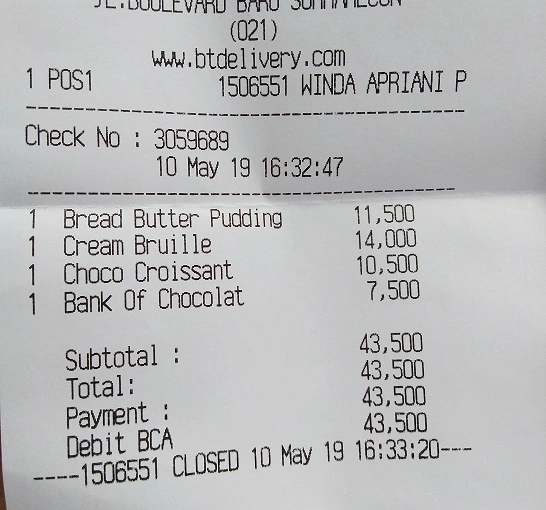
#> input picture OCRImg/struk1.png, 546 x 510 px, given in place of the camera
$ python webcamOCR.py
#> lines starting #> are read from the running program, lines starting #| are printed output that depends on the picture; after the words box and inside, x2 and y2 are one past the last pixel; in counts of white or black regions, pixels touching at a corner belong together
#> in main, frame is the input picture: shape (510, 546, 3); mean B, G, R 186, 185.3, 184.8
import cv2
import pytesseract
from pytesseract import Output
from PIL import Image
import numpy as np

# Konfigurasi path Tesseract (sesuaikan dengan sistem Anda)
# Untuk macOS/Linux
# pytesseract.pytesseract.tesseract_cmd = '/opt/homebrew/bin/tesseract'

# Untuk Windows
pytesseract.pytesseract.tesseract_cmd = r'C:\Program Files\Tesseract-OCR\tesseract.exe'

def preprocess_image(frame):
    """
    Preprocessing frame untuk meningkatkan kualitas deteksi teks.
    """
    # Konversi frame ke grayscale
    gray = cv2.cvtColor(frame, cv2.COLOR_BGR2GRAY)

    # Histogram Equalization untuk meningkatkan kontras
    gray = cv2.equalizeHist(gray)
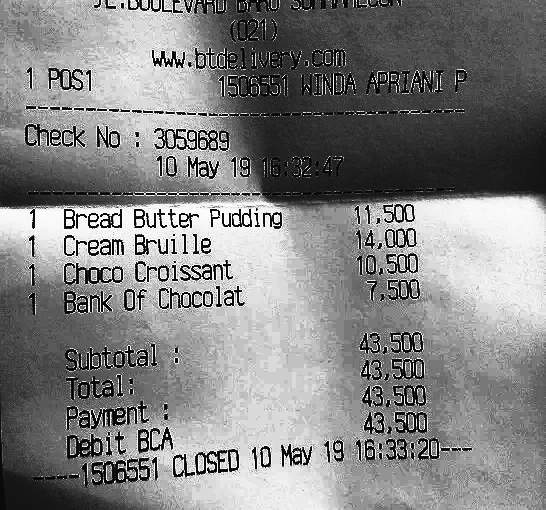
#> gray: shape (510, 546); min 0, max 255, mean 130.7

    # Gaussian Blurring untuk mengurangi noise
    blurred = cv2.GaussianBlur(gray, (5, 5), 0)
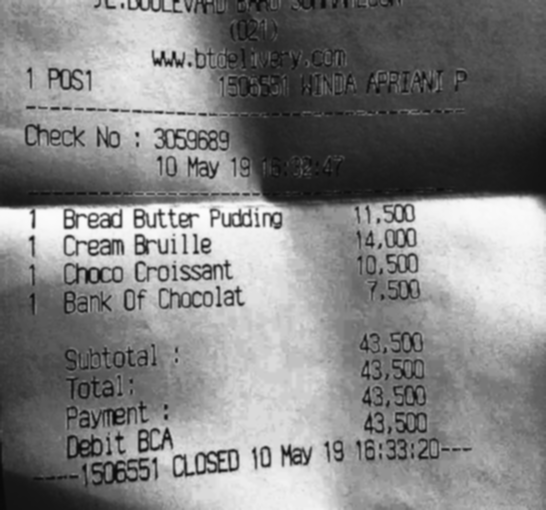
#> blurred: shape (510, 546); min 7, max 252, mean 130.7

    # Otsu's thresholding untuk menghasilkan citra biner
    _, binary = cv2.threshold(blurred, 0, 255, cv2.THRESH_BINARY + cv2.THRESH_OTSU)
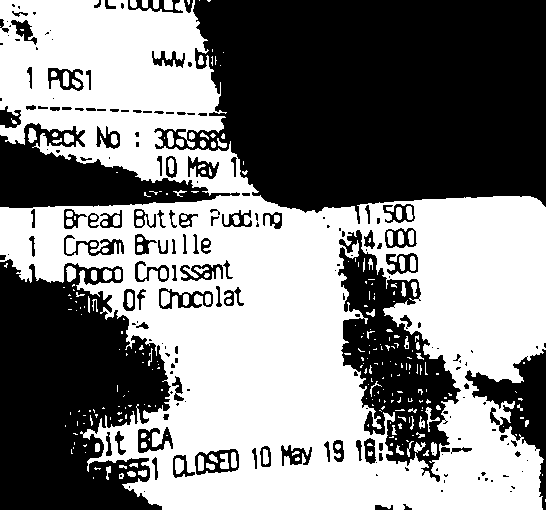
#> binary: shape (510, 546); 51.3% white; 197 black regions (97 under 20 px), largest, box (x1, y1, x2, y2) and area: (154, 0, 546, 224) 66740, (0, 259, 171, 510) 30961, (338, 230, 461, 482) 12827

    return binary

def process_frame(frame):
    """
    Proses frame dari webcam untuk ekstraksi teks dan mendapatkan kotak pembatas.
    """
    # Preprocessing frame
    processed_frame = preprocess_image(frame)

    # Konversi ke format PIL untuk digunakan oleh pytesseract
    pil_image = Image.fromarray(processed_frame)

    # Ekstraksi teks dan informasi kotak pembatas
    data = pytesseract.image_to_data(pil_image, output_type=Output.DICT, lang='eng')
    return data

def main():
    """
    Fungsi utama untuk membaca teks dari webcam secara real-time dan menandai teks yang terbaca.
    """
    # Buka webcam
    cap = cv2.VideoCapture(0)
    if not cap.isOpened():
        print("Tidak dapat membuka webcam")
        return

    print("Tekan 'q' untuk keluar.")

    while True:
        ret, frame = cap.read()
        if not ret:
            print("Tidak dapat membaca frame dari webcam")
            break

        # Proses frame untuk membaca teks dan mendapatkan informasi kotak pembatas
        data = process_frame(frame)

        # Gambar kotak pembatas untuk setiap kata yang terdeteksi
        n_boxes = len(data['text'])
        for i in range(n_boxes):
            if int(data['conf'][i]) > 0:  # Hanya menggambar kotak untuk kata yang terdeteksi dengan kepercayaan > 0
                (x, y, w, h) = (data['left'][i], data['top'][i], data['width'][i], data['height'][i])
                cv2.rectangle(frame, (x, y), (x + w, y + h), (0, 255, 0), 2)  # Gambar kotak hijau di sekitar kata
                cv2.putText(frame, data['text'][i], (x, y - 10), cv2.FONT_HERSHEY_SIMPLEX, 0.7, (0, 255, 0), 2)  # Menampilkan teks di atas kotak

        # Tampilkan hasil video
        cv2.imshow("Webcam OCR", frame)

        # Keluar dengan menekan 'q'
        if cv2.waitKey(1) & 0xFF == ord('q'):
            break

    # Release webcam dan tutup jendela
    cap.release()
    cv2.destroyAllWindows()

if __name__ == "__main__":
    main()
#> (the call stopped at in process_frame, `data = pytesseract.image_to_data(pil_image, output_type=Output.DICT, l..`: pytesseract is not available in this run)
